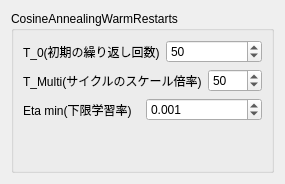
            <widget class="QWidget" name="page_Scheduler_CosineAnnealingWarmRestarts">
             <layout class="QVBoxLayout" name="verticalLayout_47">
              <item>
               <widget class="QGroupBox" name="grp_Scheduler_CosineAnnealingWarmRestarts">
                <property name="title">
                 <string>CosineAnnealingWarmRestarts</string>
                </property>
                <layout class="QVBoxLayout" name="verticalLayout_46">
                 <item>
                  <layout class="QHBoxLayout" name="horizontalLayout_70">
                   <item>
                    <widget class="QLabel" name="lbl_CosineAnnealingWarmRestarts_T_0">
                     <property name="text">
                      <string>T_0(初期の繰り返し回数)</string>
                     </property>
                    </widget>
                   </item>
                   <item>
                    <widget class="QSpinBox" name="sBox_CosineAnnealingWarmRestarts_T_0">
                     <property name="maximum">
                      <number>1000</number>
                     </property>
                     <property name="value">
                      <number>50</number>
                     </property>
                    </widget>
                   </item>
                  </layout>
                 </item>
                 <item>
                  <layout class="QHBoxLayout" name="horizontalLayout_71">
                   <item>
                    <widget class="QLabel" name="lbl_CosineAnnealingWarmRestarts_T_Multi">
                     <property name="text">
                      <string>T_Multi(サイクルのスケール倍率)</string>
                     </property>
                    </widget>
                   </item>
                   <item>
                    <widget class="QSpinBox" name="sBox_CosineAnnealingWarmRestarts_T_Multi">
                     <property name="maximum">
                      <number>1000</number>
                     </property>
                     <property name="value">
                      <number>50</number>
                     </property>
                    </widget>
                   </item>
                  </layout>
                 </item>
                 <item>
                  <layout class="QHBoxLayout" name="horizontalLayout_72">
                   <item>
                    <widget class="QLabel" name="lbl_CosineAnnealingWarmRestarts_Eta_Min">
                     <property name="text">
                      <string>Eta min(下限学習率)</string>
                     </property>
                    </widget>
                   </item>
                   <item>
                    <widget class="QDoubleSpinBox" name="dsBox_CosineAnnealingWarmRestarts_Eta_Min">
                     <property name="decimals">
                      <number>3</number>
                     </property>
                     <property name="maximum">
                      <double>1.000000000000000</double>
                     </property>
                     <property name="singleStep">
                      <double>0.001000000000000</double>
                     </property>
                     <property name="value">
                      <double>0.001000000000000</double>
                     </property>
                    </widget>
                   </item>
                  </layout>
                 </item>
                 <item>
                  <spacer name="verticalSpacer_15">
                   <property name="orientation">
                    <enum>Qt::Vertical</enum>
                   </property>
                   <property name="sizeHint" stdset="0">
                    <size>
                     <width>20</width>
                     <height>40</height>
                    </size>
                   </property>
                  </spacer>
                 </item>
                </layout>
               </widget>
              </item>
             </layout>
            </widget>
